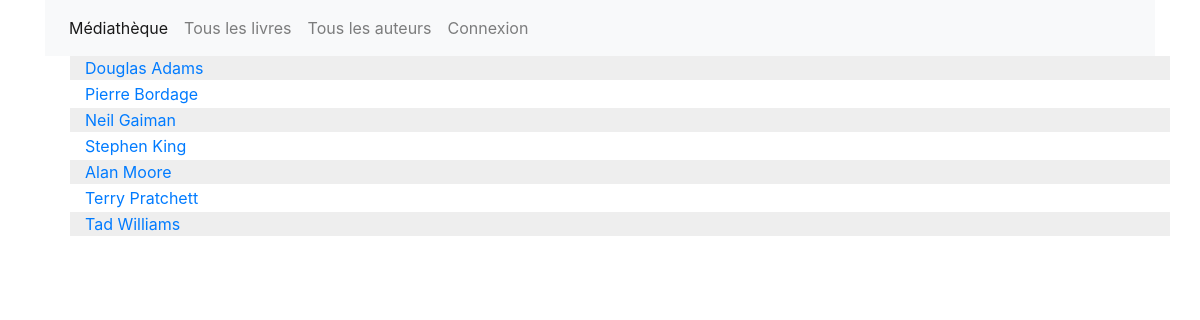
/index.php?action=authorList, run on the app's committed database.
### tables this page shows
CREATE TABLE IF NOT EXISTS `auteur` (
  `id` int(11) NOT NULL AUTO_INCREMENT,
  `nom` varchar(255) DEFAULT NULL,
  `prenom` varchar(255) DEFAULT NULL,
  `bio` text,
  PRIMARY KEY (`id`)
);

### functions/functions.php (the view, shortened to what this page needs)
<?php
function getAuthorList($env = "front"){
    $link = openConn();
    $sql = "SELECT * FROM `auteur` `a` ORDER BY `a`.`nom`;";
    $result = mysqli_query($link, $sql);
    $nbRows = mysqli_num_rows($result);
    if($nbRows > 0){
        $i = 0;
        echo "<ul>";
        while($i < $nbRows){
            $row = mysqli_fetch_assoc($result);
            $bgList = ($i%2 == 0) ? " style=\"background-color:#eee; margin-bottom: 2px;\"" : "style=\"margin-bottom: 2px;\"";
            echo "<li class=\"row\"".$bgList.">";
            if($env == "front"){
                echo "<a href=\"index.php?action=showAuteur&idAuteur=". $row["id"] . "\" class=\"col-lg-4\">".
                    utf8_encode($row["prenom"])." ".utf8_encode($row["nom"])."</a>";
            }
            echo "</li>";
            $i++;
        }
        echo "</ul>";
    }else{
        echo "0 résultat";
    }
}

### data on the page
auteur: prenom "Douglas", nom "Adams"
auteur: prenom "Pierre", nom "Bordage"
auteur: prenom "Neil", nom "Gaiman"
auteur: prenom "Stephen", nom "King"
auteur: prenom "Alan", nom "Moore"
auteur: prenom "Terry", nom "Pratchett"
auteur: prenom "Tad", nom "Williams"
